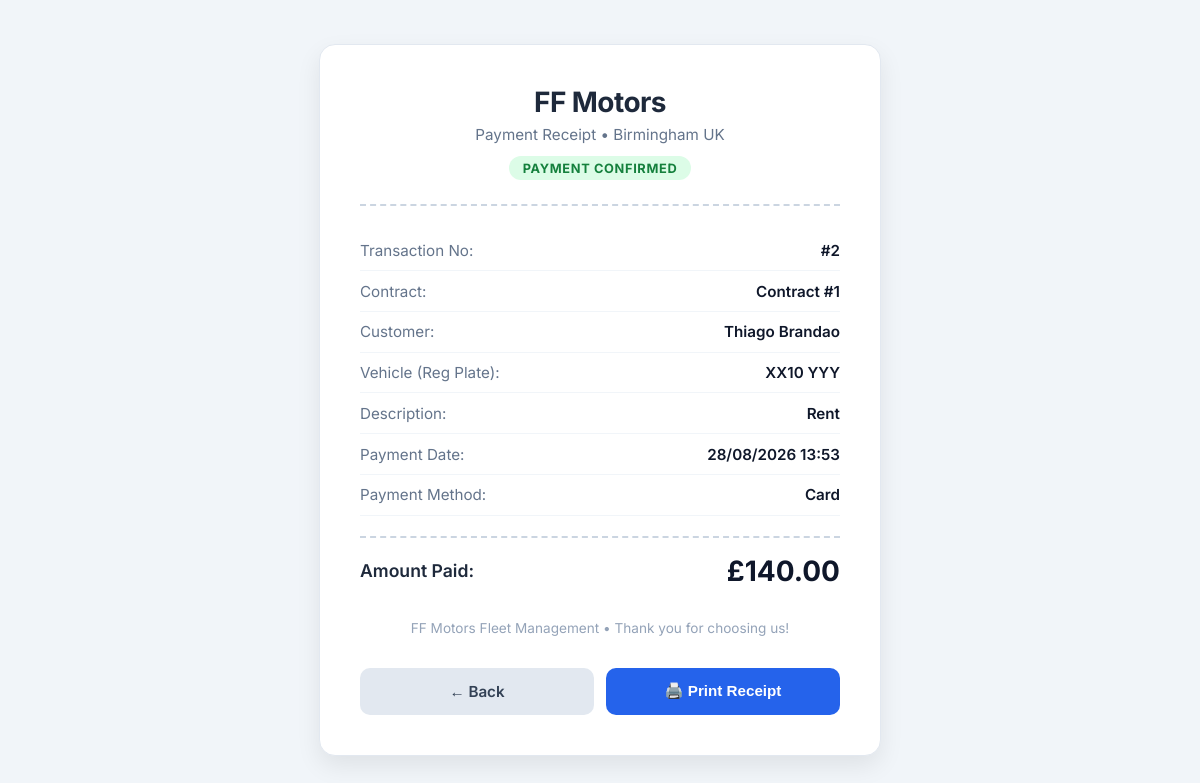
The app's page /recibo/2 (signed in) with its own data.
### database.py (models this page shows)
class FinancialTransaction(db.Model):
    __tablename__ = 'financeiro_transacoes'
    id = db.Column(db.Integer, primary_key=True)
    id_contrato = db.Column(db.Integer, db.ForeignKey('contratos.id'), nullable=False)
    tipo = db.Column(db.String(20), nullable=False) # Aluguel, Deposito, Multa, Dano, Devolucao_Deposito
    data_vencimento = db.Column(db.DateTime, nullable=False)
    data_pagamento = db.Column(db.DateTime, nullable=True)
    valor = db.Column(db.Numeric(10, 2), nullable=False)
    status = db.Column(db.String(20), default=TransactionStatus.PENDENTE.value, nullable=False)
    forma_pagamento = db.Column(db.String(50), nullable=True)
    registrado_por_nome = db.Column(db.String(100), nullable=True)

class Client(db.Model):
    __tablename__ = 'clientes'
    id = db.Column(db.Integer, primary_key=True)
    nome = db.Column(db.String(100), nullable=False)
    telefone = db.Column(db.String(20), nullable=False)
    email = db.Column(db.String(120), unique=True, nullable=False)
    endereco = db.Column(db.String(255), nullable=True)
    url_habilitacao = db.Column(db.String(255), nullable=True)
    url_comprovante_endereco = db.Column(db.String(255), nullable=True)
    contratos = db.relationship('Contract', backref='cliente', lazy=True)

class Contract(db.Model):
    __tablename__ = 'contratos'
    id = db.Column(db.Integer, primary_key=True)
    id_cliente = db.Column(db.Integer, db.ForeignKey('clientes.id'), nullable=False)
    placa = db.Column(db.String(10), db.ForeignKey('motos.placa'), nullable=False)
    data_retirada = db.Column(db.DateTime, default=datetime.utcnow, nullable=False)
    dia_pagamento_semanal = db.Column(db.Integer, nullable=False) # 0-6 (Segunda-Domingo)
    valor_aluguel_semanal = db.Column(db.Float, nullable=False, default=250.00)
    data_devolucao = db.Column(db.DateTime, nullable=True)
    status = db.Column(db.String(20), default=ContractStatus.ATIVO.value, nullable=False)
    url_seguro = db.Column(db.String(255), nullable=True)
    url_comprovante_deposito = db.Column(db.String(255), nullable=True)
    criado_por_nome = db.Column(db.String(100), nullable=True)
    vistorias = db.relationship('Inspection', backref='contrato', lazy=True)
    transacoes = db.relationship('FinancialTransaction', backref='contrato', lazy=True)

### app.py (the view)
@app.route('/recibo/<int:id>')
def pagina_recibo(id):
    t = FinancialTransaction.query.get_or_404(id)
    contrato = Contract.query.get(t.id_contrato) if t.id_contrato else None
    cliente = Client.query.get(contrato.id_cliente) if (contrato and contrato.id_cliente) else None
    return render_template('recibo.html', transacao=t, contrato=contrato, cliente=cliente)

### app.py (called while the page is built, shortened)
@login_manager.user_loader
def load_user(user_id):
    try:
        return User.query.get(int(user_id))
    except Exception:
        return None

@app.before_request
def check_authentication():
    allowed_routes = ['login', 'static', 'custom_static_uploads', 'favicon']
    if request.endpoint in allowed_routes:
        return
    if request.path.startswith('/static/'):
        return
    if not current_user.is_authenticated:
        if request.path.startswith('/api/'):
            return jsonify({"error": "Unauthorized", "message": "Authentication required"}), 401
        return redirect(url_for('login', next=request.path))

@app.after_request
def add_inline_document_headers(response):
    return response

### database.py (called while the page is built)
    @property
    def is_active(self):
        return self.ativo

### templates/recibo.html (shortened to what this page needs)
<!DOCTYPE html>
<html lang="en">
<head>
</head>
<body>
    <div class="receipt-card">
        <div class="receipt-header">
            <h1>FF Motors</h1>
            <p>Payment Receipt &bull; Birmingham UK</p>
            <span class="receipt-badge">Payment Confirmed</span>
        </div>
        <div class="receipt-body">
            <div class="receipt-row">
                <span>Transaction No:</span>
                <span>#{{ transacao.id }}</span>
            </div>
            <div class="receipt-row">
                <span>Contract:</span>
                <span>Contract #{{ transacao.id_contrato }}</span>
            </div>
            <div class="receipt-row">
                <span>Customer:</span>
                <span>{{ cliente.nome if cliente else '-' }}</span>
            </div>
            <div class="receipt-row">
                <span>Vehicle (Reg Plate):</span>
                <span>{{ contrato.placa if contrato else '-' }}</span>
            </div>
            <div class="receipt-row">
                <span>Description:</span>
                <span>{{ transacao.tipo }}</span>
            </div>
            <div class="receipt-row">
                <span>Payment Date:</span>
                <span>{{ transacao.data_pagamento.strftime('%d/%m/%Y %H:%M') if transacao.data_pagamento else '-' }}</span>
            </div>
            <div class="receipt-row">
                <span>Payment Method:</span>
                <span>{{ transacao.forma_pagamento or 'Not specified' }}</span>
            </div>
            <div class="receipt-total">
                <span>Amount Paid:</span>
                <span>£{{ "%.2f"|format(transacao.valor) }}</span>
            </div>
        </div>
        <div class="receipt-footer">
            <p>FF Motors Fleet Management &bull; Thank you for choosing us!</p>
        </div>
        <div class="receipt-actions">
            <a href="/financeiro" class="btn btn-back" data-back="true">&larr; Back</a>
            <button onclick="window.print()" class="btn btn-print">🖨️ Print Receipt</button>
        </div>
    </div>
</body>
</html>

### templates/recibo.html (style rules this page uses)
body { font-family: 'Inter', sans-serif; background: #f1f5f9; color: #0f172a; display: flex; justify-content: center; align-items: center; min-height: 100vh; margin: 0; padding: 1.5rem; box-sizing: border-box; }
.receipt-card { background: #ffffff; width: 100%; max-width: 480px; padding: 2.5rem; border-radius: 16px; box-shadow: 0 10px 25px rgba(0,0,0,0.08); border: 1px solid #e2e8f0; }
.receipt-header { text-align: center; border-bottom: 2px dashed #cbd5e1; padding-bottom: 1.5rem; margin-bottom: 1.5rem; }
.receipt-header h1 { margin: 0; font-size: 1.75rem; font-weight: 700; color: #1e293b; letter-spacing: -0.02em; }
.receipt-header p { margin: 0.35rem 0 0; color: #64748b; font-size: 0.95rem; }
.receipt-badge { display: inline-block; margin-top: 0.75rem; background: #dcfce7; color: #15803d; font-weight: 700; font-size: 0.8rem; padding: 0.3rem 0.85rem; border-radius: 999px; text-transform: uppercase; letter-spacing: 0.05em; }
.receipt-row { display: flex; justify-content: space-between; padding: 0.65rem 0; font-size: 0.95rem; border-bottom: 1px solid #f1f5f9; }
.receipt-row span:first-child { color: #64748b; }
.receipt-row span:last-child { font-weight: 600; color: #0f172a; text-align: right; }
.receipt-total { margin-top: 1.25rem; padding-top: 1rem; border-top: 2px dashed #cbd5e1; display: flex; justify-content: space-between; align-items: center; }
.receipt-total span:first-child { font-size: 1.1rem; font-weight: 600; color: #1e293b; }
.receipt-total span:last-child { font-size: 1.75rem; font-weight: 700; color: #0f172a; }
.receipt-footer { text-align: center; margin-top: 2rem; color: #94a3b8; font-size: 0.85rem; }
.receipt-actions { margin-top: 2rem; display: flex; gap: 0.75rem; }
.btn { flex: 1; padding: 0.875rem 1rem; border-radius: 10px; font-weight: 600; font-size: 0.95rem; cursor: pointer; border: none; text-align: center; text-decoration: none; display: inline-flex; justify-content: center; align-items: center; }
.btn-print { background: #2563eb; color: #ffffff; }
.btn-back { background: #e2e8f0; color: #334155; }

### records on screen
FinancialTransaction: valor "140.00"
Client: nome "Thiago Brandao"
Contract: placa "XX10 YYY"
